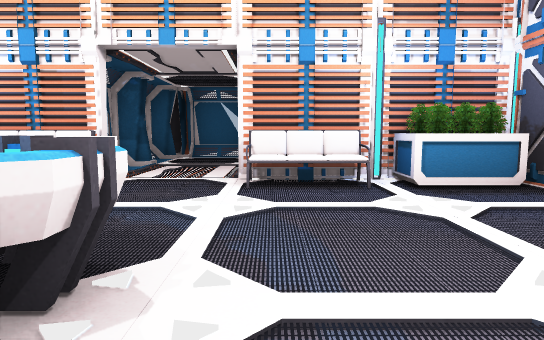
View 1 (above)

16 first-person views from a walk through a 3-D level made in the Unity game engine. The camera is 1.4 m above the floor, tilts 6° down and sees 75° across. Doors are open. The floor is counted in squares, 2 m on a side. Each view is taken from the middle of a square. On the plan, view 1 faces up. The plan holds only what a view shows up to about 11 squares ahead; the rest is blank. The place goes on beyond the plan.

View 2
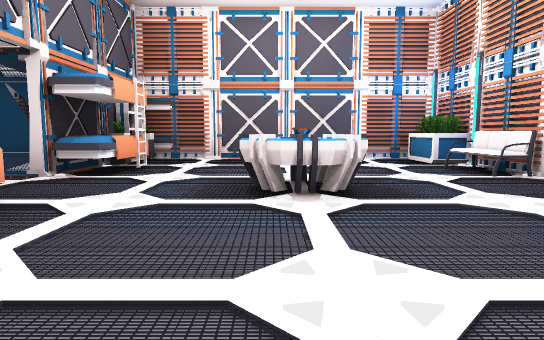

View 3
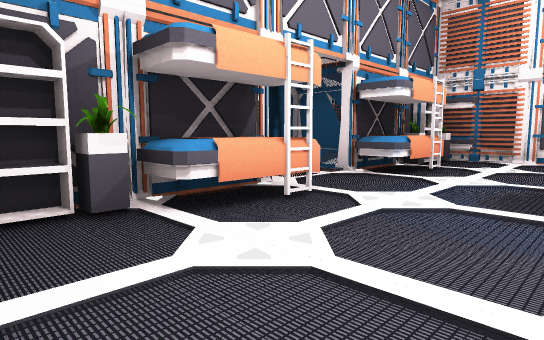

View 4
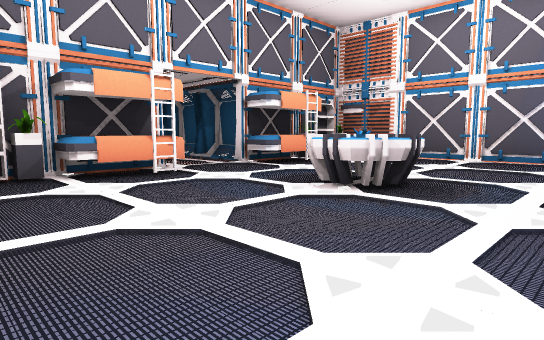

View 5
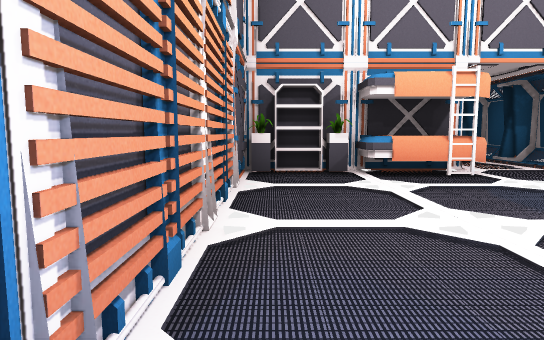

View 6
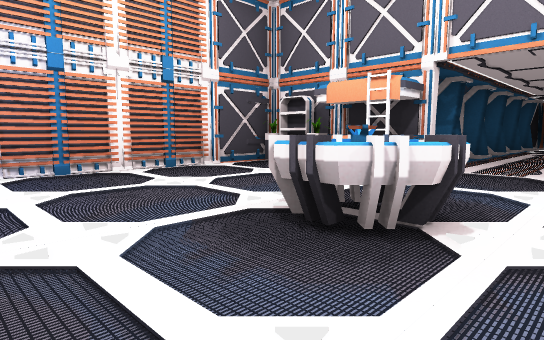

View 7
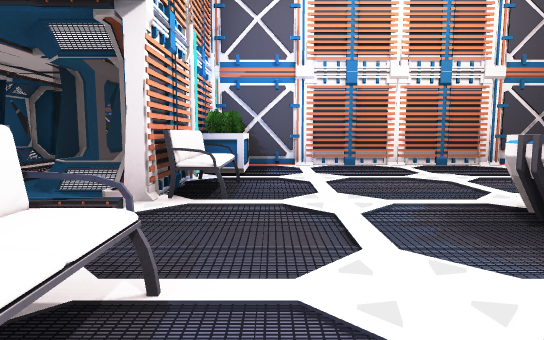

View 8
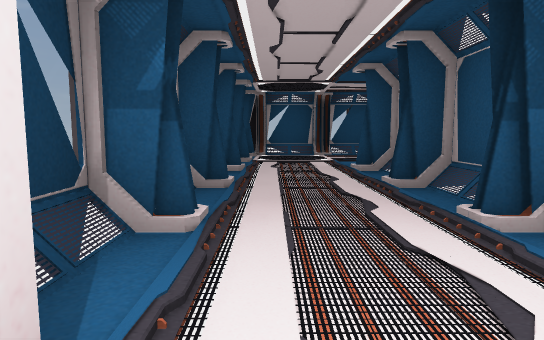

View 9
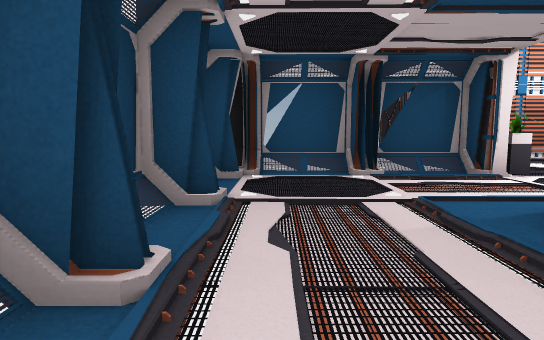

View 10
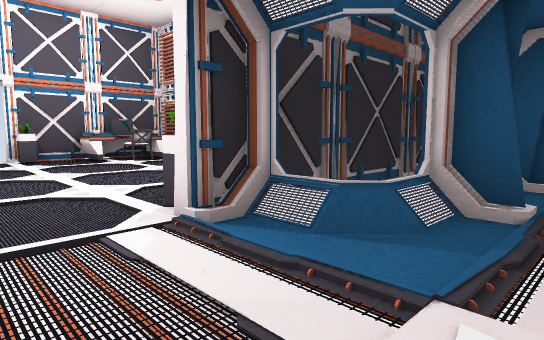

View 11
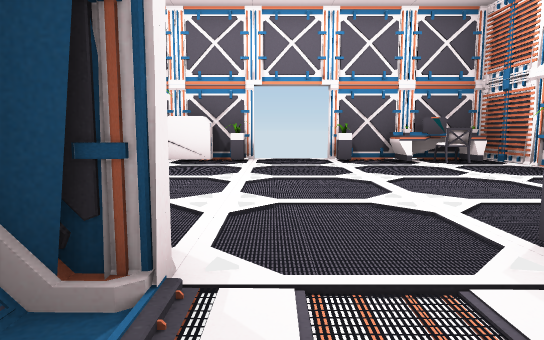

View 12
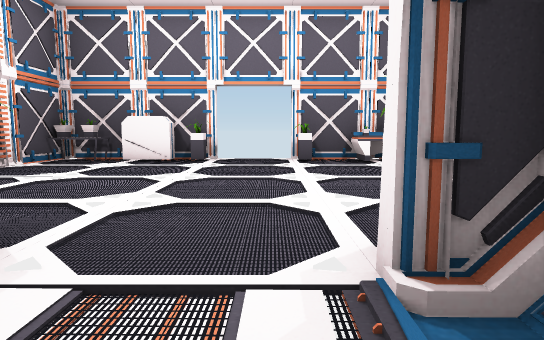

View 13
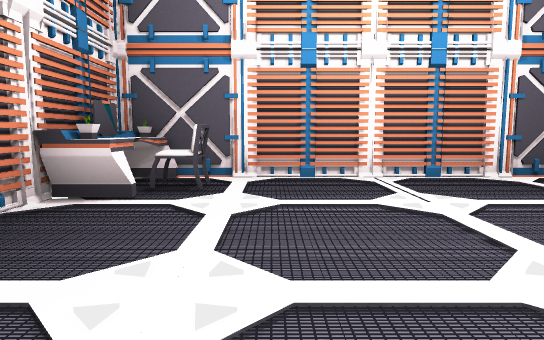

View 14
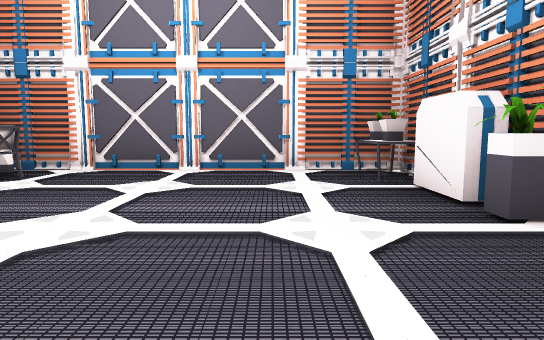

View 15
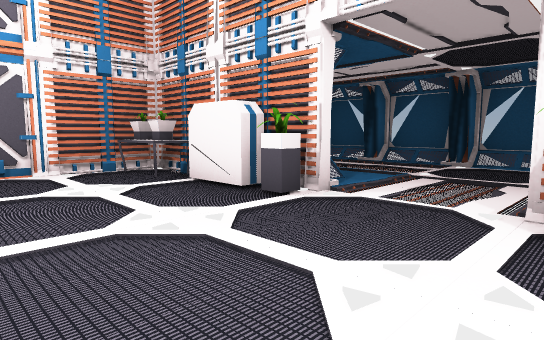

View 16
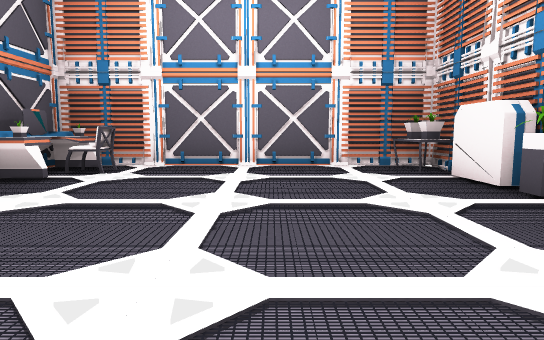

### Floor plan
Key: @ floor where view 1 was taken; # wall or solid block; . main floor; : floor 0.25 m higher than the main floor; / step, stairs or slope; D open door; = window, fence, low wall or low ledge; O other object.
Columns run from 13 left of view 1 to 5 right of it. Each row starts with its distance up from view 1.
  8           #
  7           #..=##
  6            ..##
  5        #O#ODDO#OO
  4       #..........#
  3       #..........#
  2       #....OO....#
  1       #....OO....#
  0       #......@...#
 -1       #.........O#
 -2      OOOOOO..OOOOOO
 -3        ##=:DD:###
 -4          ##..##
 -5           /../#
 -6 ######## ##..##
 -7 #O......O=/../#
 -8 #OO.....O##..##
 -9 #O......O=/../#
-10 #O......O//..##
-11 DD......DD...:#
-12 DD......DD.../#
-13 #O......##=//##
-14 #O.......#####
-15 #......OO
-16 #O......O
-17 # #######

Positions as (right, up) in squares from view 1, and headings:
1: (0, 0), facing up
2: (3, 1), facing left
3: (3, 1), facing down-left
4: (3, 4), facing down-left
5: (3, 4), facing down
6: (-3, 4), facing down-right
7: (-4, 4), facing right
8: (-1, -2), facing down
9: (-1, -7), facing down
10: (-2, -12), facing up-left
11: (-3, -12), facing left
12: (-3, -11), facing left
13: (-7, -11), facing down
14: (-7, -13), facing up
15: (-8, -13), facing up-right
16: (-8, -14), facing up
